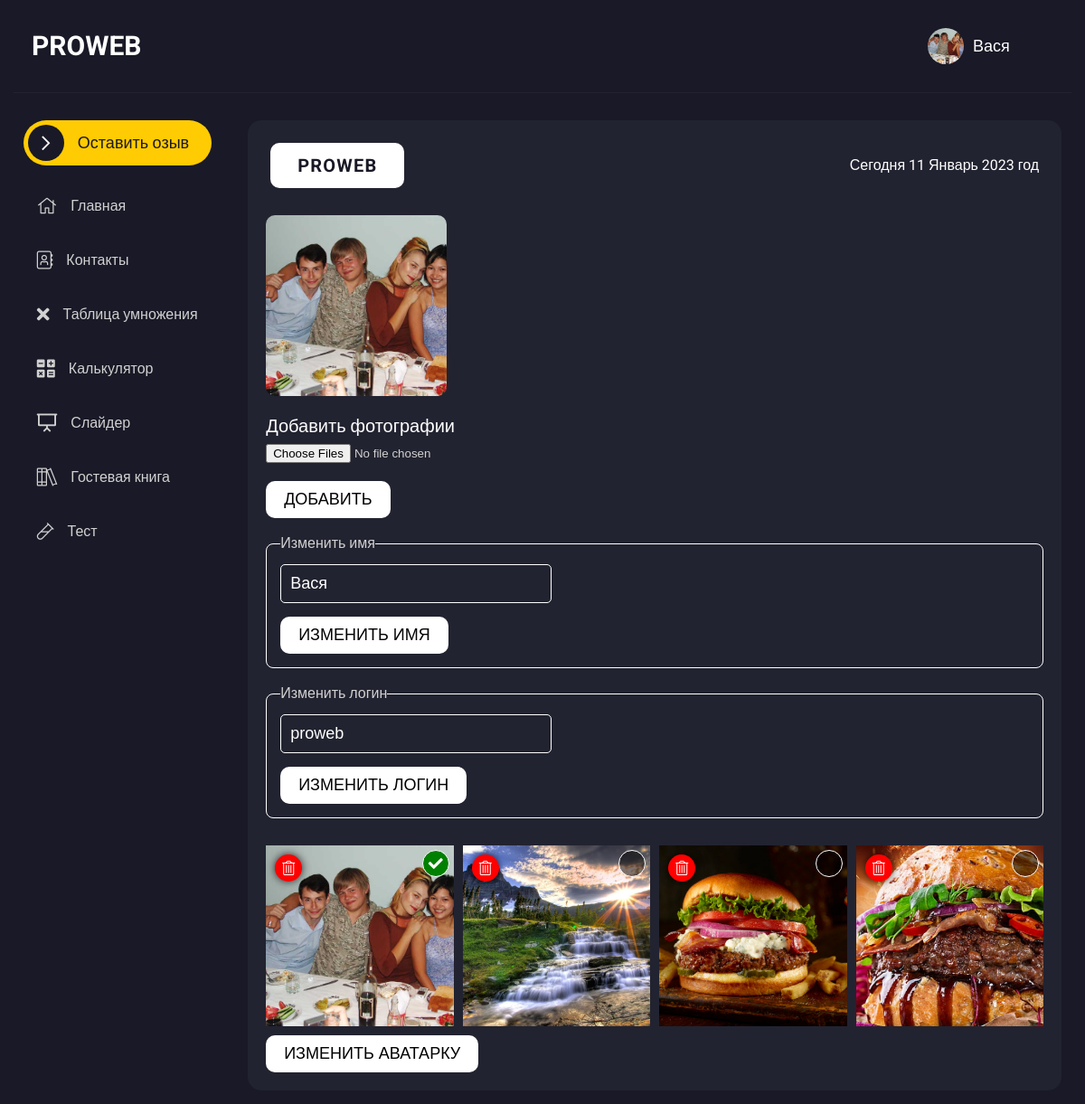
The app's page /?route=edit (signed in) with its own data.
### tables this page shows
CREATE TABLE `images` (
  `img_id` int(11) NOT NULL,
  `user_id` int(11) NOT NULL,
  `img_path` varchar(250) NOT NULL,
  `img_select` int(11) NOT NULL DEFAULT '0'
);

CREATE TABLE `users` (
  `user_id` int(11) NOT NULL,
  `user_login` varchar(250) NOT NULL,
  `user_password` varchar(250) NOT NULL,
  `user_name` varchar(250) NOT NULL
);

### index.php (called while the page is built)
<?
include_once("./includes/db.php");
include_once("./includes/function.php");
include_once("./includes/header.php");
include_once("./includes/aside.php");
include_once("./page/$route.php");
include_once("./includes/footer.php");

### includes/db.php (called while the page is built, shortened)
<?
function db() {
    $dbhost = "127.0.0.1";
    $dbname = "sun1400";
    $dbuser = "root";
    $dbpass = "";
    return new PDO("mysql:host=$dbhost;dbname=$dbname", $dbuser, $dbpass);
}
function userInfo() {
    $db = db();
    $query = "SELECT `user_login`, `user_name`, images.img_path FROM `users` INNER JOIN images USING(user_id) WHERE user_id=? AND images.img_select=?";
    $select = $db->prepare($query);
    $select->execute([$_SESSION["id"], 1]);
    $result = $select->fetch(PDO::FETCH_ASSOC);
    return $result;
}
function getPhotos() {
    $db = db();
    $query = "SELECT * FROM `images` WHERE `user_id`=?";
    $select = $db->prepare($query);
    $select->execute([$_SESSION["id"]]);
    $result = $select->fetchAll(PDO::FETCH_ASSOC);
    return $result;
}

### includes/function.php (called while the page is built, shortened)
<?
$route = $_GET["route"] ?? "home";
$route = is_readable( "./page/$route.php" ) ? $route : "404";
$arrayPages = [
    "home" => [ "page_name" => "Главная", "page_icon" => "fal fa-home"],
    "contact" => [ "page_name" => "Контакты", "page_icon" => "fal fa-address-book"],
    "table" => [ "page_name" => "Таблица умножения", "page_icon" => "fas fa-times"],
    "calc" => [ "page_name" => "Калькулятор", "page_icon" => "fas fa-calculator-alt"],
    "slide" => [ "page_name" => "Слайдер", "page_icon" => "far fa-presentation"],
    "guest" => [ "page_name" => "Гостевая книга", "page_icon" => "fal fa-books"],
    "test" => [ "page_name" => "Тест", "page_icon" => "fal fa-vial"],
];
$monthRus = ["", "Январь", "Февраль", "Март", "Апрель", "Май", "Июнь", "Июль", "Август", "Сентябрь", "Октябрь", "Ноябрь", "Декабрь"];
$monthNow = $monthRus[date("n")];
$pageDate = date("Сегодня d $monthNow Y год");
$userInfo = userInfo();

### page/edit.php (the view, shortened to what this page needs)
<? if ($_SESSION["id"]): ?>
<main class="main">
    <section class="head">
        <h2 class="head__title"><?= $userInfo['user_login'] ?></h2>
        <p class="head__date"><?= $pageDate ?></p>
    </section>
    <img class="userInfo__img" src="<?= $userInfo["img_path"] ?>" alt="">
    <form action="./includes/user-photos.php" method="post" class="addPhoto" enctype="multipart/form-data">
        <h3 class="addPhoto__title">Добавить фотографии</h3>
        <input type="file" accept="image/jpeg,image/png,image/gif" multiple name="photos[]">
        <button class="form__btn">Добавить</button>
    </form>
    <form action="./includes/user-edit-name.php" method="post">
        <fieldset class="setname">
            <legend>Изменить имя</legend>
            <input type="text" name="name" value="<?= $userInfo["user_name"] ?>">
            <button class="form__btn">Изменить имя</button>
        </fieldset>
    </form>
    <form action="./includes/user-edit-login.php" method="post">
        <fieldset class="setname">
            <legend>Изменить логин</legend>
            <input type="text" name="login" value="<?= $userInfo["user_login"] ?>">
            <button class="form__btn">Изменить логин</button>
        </fieldset>
    </form>
    <form action="./includes/user-edit-photo.php" method="post" class="photos">
        <? $photosAll = getPhotos();?>
<?foreach ($photosAll as $key => $value):?>
<label class="photos__item">
    <img src="<?= $value["img_path"] ?>" alt="" class="photos__img">
    <span class="photos__radio">
        <i class="fas fa-check"></i>
    </span>
<a href="./includes/user-delete-photo.php?trash=<?=$value["img_id"]?>" class="photos__del">
    <i class="fal fa-trash-alt"></i>
</a>
</label>
<?endforeach;?>
        <div class="form__content">
            <button class="form__btn">Изменить аватарку</button>
        </div>
    </form>
</main>
<? else: ?>
<script>
    window.location = "/?route=404"
</script>
<? endif; ?>

### includes/header.php (shortened to what this page needs)
<!DOCTYPE html>
<html lang="en">
<head>
    <link rel="stylesheet" href="style/all.css">
    <link rel="stylesheet" href="style/style.css?random=<?=md5(time())?>">
</head>
<body>
    <div class="wrap">
        <header class="header">
            <a href="/" class="logo">PROWEB</a>
            <? if(!isset($_SESSION["id"])):?>
            <div class="singIn">
                <a href="/?route=login" class="singIn__link">Вход</a>
                <a href="/?route=registration" class="singIn__link">Регистрация</a>
            </div>
            <? else:?>
<div class="user">
    <div class="user__profile">
        <img src="<?=$userInfo['img_path']?>" alt="" class="user__profile-img">
        <h4 class="user__profile-name"><?=$userInfo['user_name']?></h4>
    </div>
</div>
            <? endif;?>
        </header>

### includes/aside.php
<aside class="menu">
            <div class="menu__reviews">
                <span class="menu__reviews_span" data-href="https://proweb.uz/">
                    <i class="far fa-chevron-right"></i>
                </span>
                <span class="menu__reviews_text">Оставить озыв</span>
            </div>
<ul class="menu__list">
<?foreach ($arrayPages as $link => $pageInfo) : ?>
    <li><a href="/?route=<?=$link?>" class="menu__list-link <?= $link == $route ? "active" : ""?>"><i class="<?=$pageInfo["page_icon"]?>"></i><?=$pageInfo["page_name"]?></a></li>
<?endforeach;?>
</ul>
        </aside>

### includes/footer.php (shortened to what this page needs)
</div>
</body>
</html>

### style/style.css (style rules this page uses)
* { margin: 0; padding: 0; box-sizing: border-box; }
:root { --main: #191927; --extra: #222330; --menu-color: #d1d1d1; }
body { font-family: 'Roboto', Arial ; background: var(--main); line-height: 1; }
ul { list-style: none; }
a { text-decoration: none; }
.wrap { display: flex; flex-wrap: wrap; justify-content: center; padding: 0 15px 15px; width: 100%; }
.header { width: inherit; padding: 20px; display: flex; align-items: center; justify-content: space-between; border-bottom: 1px solid var(--extra); margin: 0 -15px; margin-bottom: 30px; }
.logo { color: #fff; text-transform: uppercase; font-size: 30px; font-weight: 700; }
.menu { max-width: 400px; }
.menu__reviews { background: #ffcb02; color: #fff; padding: 5px; border-radius: 100px; font-size: 18px; display: flex; align-items: center; margin-bottom: 20px; user-select: none; }
.menu__reviews_span { width: 40px; height: 40px; border-radius: 50%; background: var(--main); margin-right: 15px; cursor: grab; position: relative; z-index: 1; color: #fff; display: flex; align-items: center; justify-content: center; }
.menu__reviews_text { margin-right: 20px; color: var(--main); }
.menu__list-link { color: var(--menu-color); display: block; padding: 15px 15px; border-radius: 50px; transition: 0.5s; margin-bottom: 10px; display: flex; align-items: center; }
.menu__list-link i { font-size: 20px; margin-right: 15px; transition: 0.5s; }
.main { background: var(--extra); min-height: max-content; max-width: 900px; min-width: 320px; width: 100%; margin-left: 40px; border-radius: 15px; padding: 20px; align-self: baseline; color: var(--menu-color); }
.head { display: flex; align-items: center; justify-content: space-between; color: #fff; margin: 5px 5px 30px; }
.head__title { padding: 15px 30px; background: #fff; -webkit-background-composite: border; border-radius: 10px; width: max-content; font-size: 20px; text-transform: uppercase; color: var(--main); letter-spacing: 1.2px; }
.form__btn { background: #fff; padding: 10px 20px; text-transform: uppercase; font-size: 18px; border: none; border-radius: 10px; cursor: pointer; outline: none; transition: background 0.5s; }
.user { max-width: 300px; min-width: 150px; width: max-content; padding: 10px; background: var(--main); position: relative; border: 1px solid transparent; }
.user__profile { display: flex; align-items: center; color: #fff; cursor: pointer; }
.user__profile-img { width: 40px; height: 40px; border-radius: 50%; object-fit: cover; }
.user__profile-name { font-weight: 400; margin-left: 10px; font-size: 18px; }
.userInfo__img { width: 200px; height: 200px; object-fit: cover; border-radius: 10px; }
.addPhoto { margin-top: 20px; display: flex; flex-direction: column; align-items: flex-start; }
.addPhoto__title { font-size: 20px; color: white; font-weight: 400; margin-bottom: 10px; }
.addPhoto button { margin-top: 20px; }
.photos { display: grid; grid-template-columns: repeat(4, 1fr); gap: 10px; margin-top: 30px; }
.photos__item { width: 100%; height: 200px; display: block; position: relative; }
.photos__img { width: 100%; height: 100%; object-fit: cover; }
.photos__radio { position: absolute; top: 5px; right: 5px; width: 30px; height: 30px; border-radius: 50%; border: 1px solid white; background: rgba(0, 0, 0, 0.5); display: flex; justify-content: center; align-items: center; color: white; transition: 0.5s; }
.photos__radio i { transition: 0.5s; opacity: 0; transform: scale(0); }
input[name="ava"]:checked ~ .photos__radio { background: green; }
input[name="ava"]:checked ~ .photos__radio i { opacity: 1; transform: scale(1); }
.form__content { grid-column: span 4; }
.setname { padding: 15px; border: 1px solid white; border-radius: 8px; margin-top: 20px; }
.setname input { display: block; max-width: 300px; width: 100%; padding: 10px; border-radius: 5px; margin-bottom: 15px; background: transparent; border: 1px solid white; color: white; font-size: 18px; outline: none; }
.photos__del { position: absolute; top: 10px; left: 10px; width: 30px; height: 30px; color: white; background: red; border-radius: 50%; display: flex; justify-content: center; align-items: center; box-shadow: 0 0 10px rgba(0, 0, 0, 0.8); }

### records on screen
images: img_path (picture), user.user_name "Вася", user.user_login "PROWEB", name "Вася", login "proweb"
images: img_path (picture)
images: img_path (picture)
images: img_path (picture)

### other values on screen
$pageInfo["page_name"] "Главная"
$pageInfo["page_name"] "Контакты"
$pageInfo["page_name"] "Таблица умножения"
$pageInfo["page_name"] "Калькулятор"
$pageInfo["page_name"] "Слайдер"
$pageInfo["page_name"] "Гостевая книга"
$pageInfo["page_name"] "Тест"
$pageDate "Сегодня 11 Январь 2023 год"
